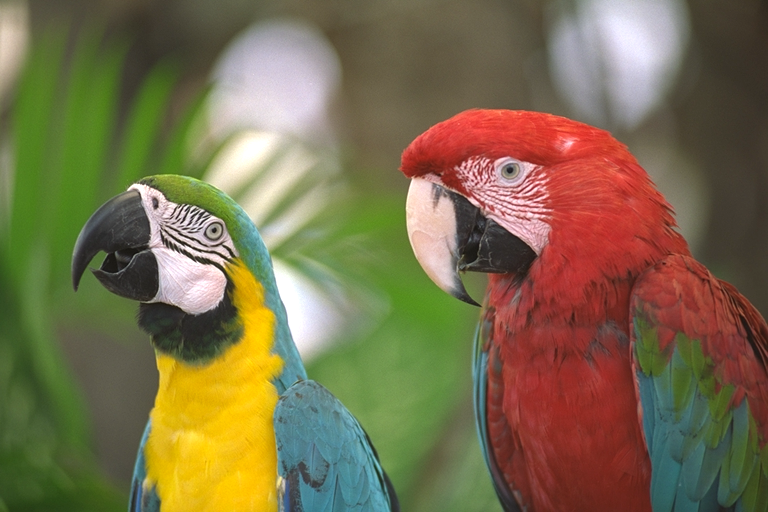
#> input picture Birds.bmp, 768 x 512 px
$ python SOIClab3zad2.py
#> lines starting #> are read from the running program, lines starting #| are printed output that depends on the picture
import numpy as np
import cv2
import matplotlib.pyplot as plt
from numpy import asarray
def bayer(macierz):
    for i in range(3):
        #Wybór maski
        cz_dane = macierz[:, :, i]
        if i == 0:
            maska = np.array([[0, 1], [0, 0]])
        elif i == 1:
            maska = np.array([[1, 0], [0, 1]])
        elif i == 2:
            maska = np.array([[0, 0], [1, 0]])
        #Duża maska
        duz_macierz = np.zeros((cz_dane.shape[0],cz_dane.shape[1]))
        wiersz_1 = np.zeros((1,duz_macierz.shape[1]))
        wiersz_2 = np.zeros((1,duz_macierz.shape[1]))
        #Okresilenie naprzemiennych wierszy
        for i2 in range(duz_macierz.shape[1]):
            if i2 % 2 == 0:
                wiersz_1[0,i2] = maska[0,0]
            else:
                wiersz_1[0,i2] = maska[0,1]
        for i2 in range(duz_macierz.shape[1]):
            if i2 % 2 == 0:
                wiersz_2[0,i2] = maska[1,0]
            else:
                wiersz_2[0,i2] = maska[1,1]
        #Duza maska
        for i2 in range(duz_macierz.shape[0]):
            if i2 % 2 == 0:
                duz_macierz[i2,:] = wiersz_1
            else:
                duz_macierz[i2,:] = wiersz_2
        #Dopasowanie do maski
        for i2 in np.ndindex(duz_macierz.shape):
            if duz_macierz[i2] == 0:
                cz_dane[i2] = 0
    return macierz
def apr_lin(macierz):
    for i in range(3):
        cz_dane = macierz[:, :, i]
        wiersze, kolumny = cz_dane.shape
        for y in range(wiersze):
            for x in range(1,kolumny-1):
                if cz_dane[y,x] == 0:
                    cz_dane[y,x] = (cz_dane[y,x+1] - cz_dane[y,x-1])/2
        for x in range(kolumny):
            for y in range(1,wiersze-1):
                if cz_dane[y,x] == 0:
                    cz_dane[y,x] = (cz_dane[y+1,x] - cz_dane[y-1,x])/2

    return macierz
brg_obraz = cv2.imread("Birds.bmp",cv2.IMREAD_COLOR)
#> brg_obraz is the input picture: shape (512, 768, 3); mean B, G, R 76.4, 110, 122.3
rgb_obraz = cv2.cvtColor(brg_obraz, cv2.COLOR_BGR2RGB)
obraz_array = np.array(rgb_obraz)
plt.imshow(obraz_array)
plt.show()
#print(obraz_array.shape)
obraz_array = bayer(obraz_array)
#> after the loop in bayer, `for i in range(3):`:
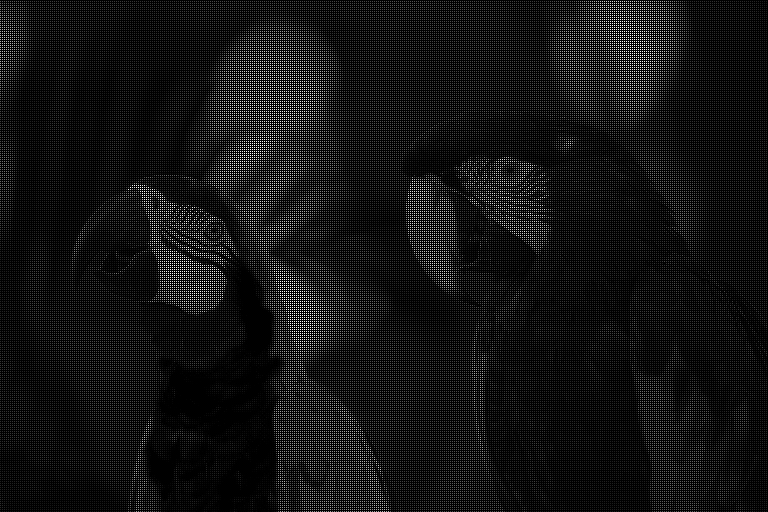
#> cz_dane: shape (512, 768); min 0, max 255, mean 19.1
#> after the loop in bayer, `for i in range(3):`:
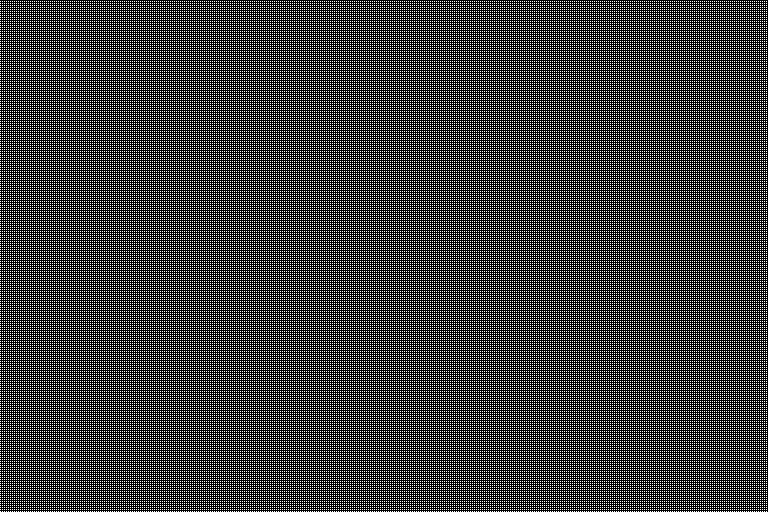
#> duz_macierz: shape (512, 768) float64; values 0 (black) and 1 (white), 25% white in thin lines or dots
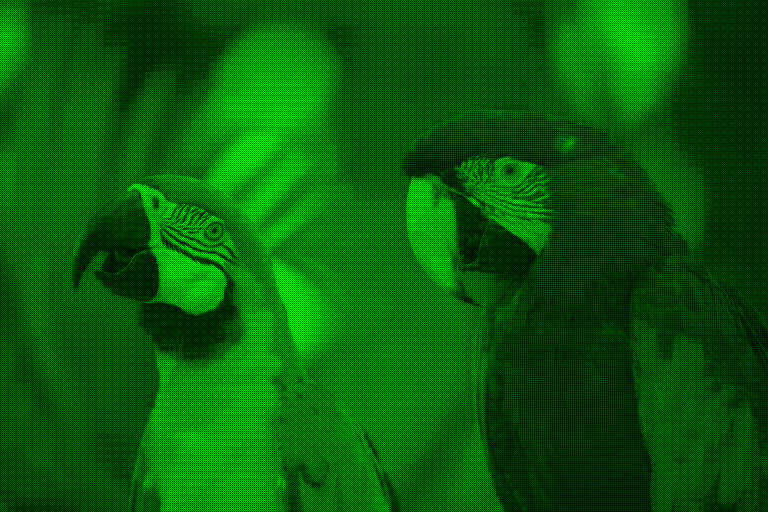
#> obraz_array: shape (512, 768, 3); mean R, G, B 30.6, 55, 19.1
plt.imshow(obraz_array)
plt.show()
rgb_obraz = apr_lin(obraz_array)
#> the loop in apr_lin, `for i in range(3):` made 3 passes
#> pass 1, in apr_lin, `cz_dane = macierz[:, :, i]`:
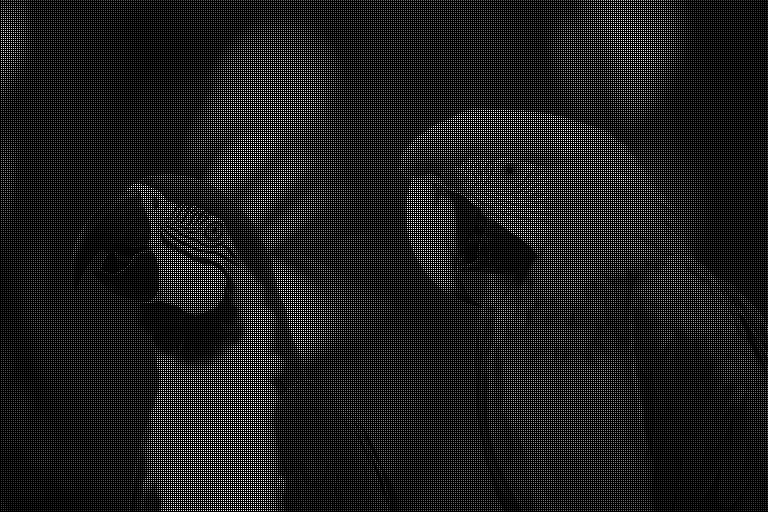
#> cz_dane: shape (512, 768); min 0, max 255, mean 30.6
#> pass 2, in apr_lin, `cz_dane = macierz[:, :, i]`:
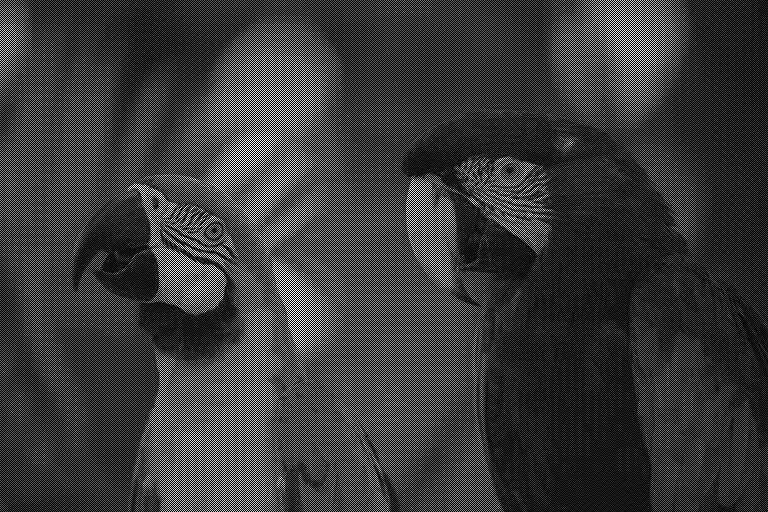
#> cz_dane: shape (512, 768); min 0, max 255, mean 55
#> after the loop in apr_lin, `for i in range(3):`:
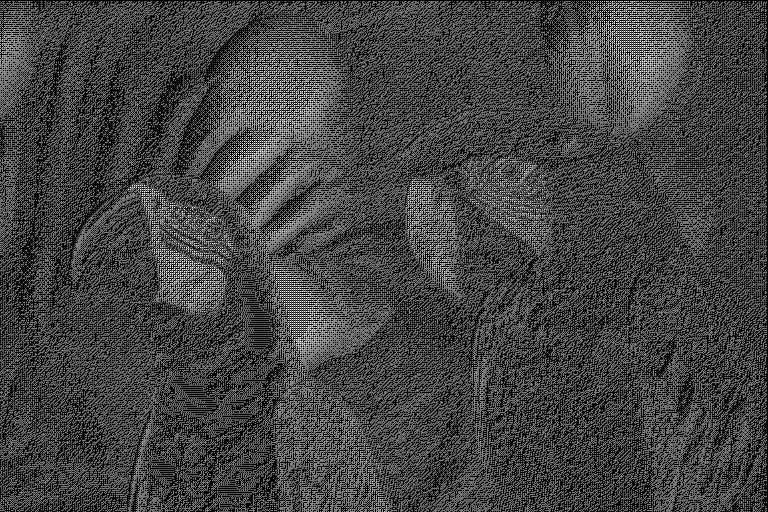
#> cz_dane: shape (512, 768); min 0, max 255, mean 66.9
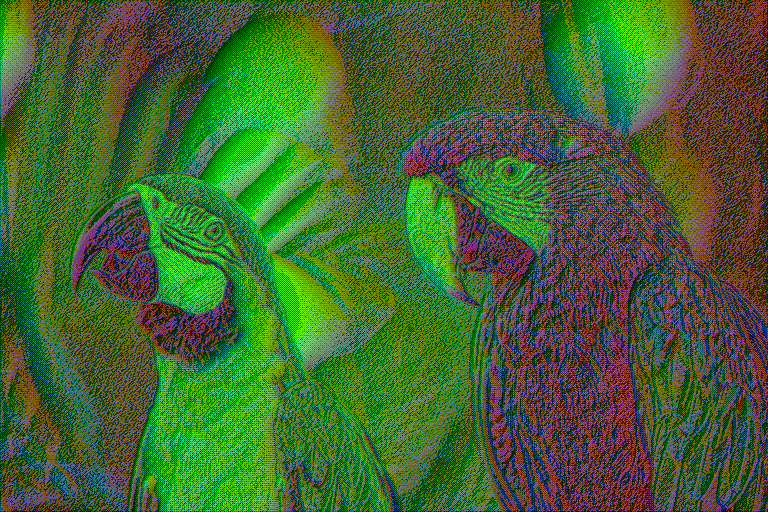
#> rgb_obraz: shape (512, 768, 3); mean R, G, B 78.2, 90.1, 66.9
plt.imshow(obraz_array)
plt.show()
